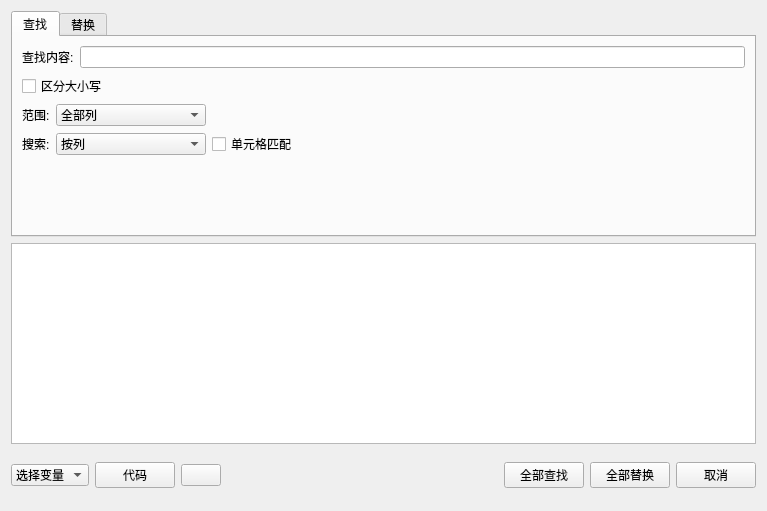
<?xml version="1.0" encoding="UTF-8"?>
<ui version="4.0">
 <class>Form</class>
 <widget class="QWidget" name="Form">
  <property name="geometry">
   <rect>
    <x>0</x>
    <y>0</y>
    <width>767</width>
    <height>511</height>
   </rect>
  </property>
  <property name="maximumSize">
   <size>
    <width>767</width>
    <height>16777215</height>
   </size>
  </property>
  <property name="windowTitle">
   <string>数据-查找和替换</string>
  </property>
  <layout class="QVBoxLayout" name="verticalLayout_13">
   <item>
    <widget class="QTabWidget" name="tabWidget">
     <property name="currentIndex">
      <number>0</number>
     </property>
     <widget class="QWidget" name="tab_3">
      <attribute name="title">
       <string>查找</string>
      </attribute>
      <layout class="QVBoxLayout" name="verticalLayout">
       <item>
        <layout class="QHBoxLayout" name="horizontalLayout_12">
         <item>
          <widget class="QLabel" name="label_3">
           <property name="text">
            <string>查找内容:</string>
           </property>
          </widget>
         </item>
         <item>
          <widget class="QLineEdit" name="lineEdit_find">
           <property name="minimumSize">
            <size>
             <width>150</width>
             <height>0</height>
            </size>
           </property>
          </widget>
         </item>
        </layout>
       </item>
       <item>
        <layout class="QHBoxLayout" name="horizontalLayout_13">
         <item>
          <widget class="QCheckBox" name="checkBox_find_case">
           <property name="text">
            <string>区分大小写</string>
           </property>
          </widget>
         </item>
         <item>
          <spacer name="horizontalSpacer_10">
           <property name="orientation">
            <enum>Qt::Horizontal</enum>
           </property>
           <property name="sizeHint" stdset="0">
            <size>
             <width>40</width>
             <height>20</height>
            </size>
           </property>
          </spacer>
         </item>
        </layout>
       </item>
       <item>
        <layout class="QHBoxLayout" name="horizontalLayout_11">
         <item>
          <widget class="QLabel" name="label_10">
           <property name="text">
            <string>范围:</string>
           </property>
          </widget>
         </item>
         <item>
          <widget class="QComboBox" name="comboBox_find_columns">
           <property name="minimumSize">
            <size>
             <width>150</width>
             <height>0</height>
            </size>
           </property>
           <item>
            <property name="text">
             <string>全部列</string>
            </property>
           </item>
          </widget>
         </item>
         <item>
          <spacer name="horizontalSpacer_9">
           <property name="orientation">
            <enum>Qt::Horizontal</enum>
           </property>
           <property name="sizeHint" stdset="0">
            <size>
             <width>40</width>
             <height>20</height>
            </size>
           </property>
          </spacer>
         </item>
        </layout>
       </item>
       <item>
        <layout class="QHBoxLayout" name="horizontalLayout_10">
         <item>
          <widget class="QLabel" name="label_9">
           <property name="text">
            <string>搜索:</string>
           </property>
          </widget>
         </item>
         <item>
          <widget class="QComboBox" name="comboBox_find_search">
           <property name="minimumSize">
            <size>
             <width>150</width>
             <height>0</height>
            </size>
           </property>
           <item>
            <property name="text">
             <string>按列</string>
            </property>
           </item>
           <item>
            <property name="text">
             <string>按行</string>
            </property>
           </item>
          </widget>
         </item>
         <item>
          <widget class="QCheckBox" name="checkBox_find_cell">
           <property name="text">
            <string>单元格匹配</string>
           </property>
          </widget>
         </item>
         <item>
          <spacer name="horizontalSpacer_7">
           <property name="orientation">
            <enum>Qt::Horizontal</enum>
           </property>
           <property name="sizeHint" stdset="0">
            <size>
             <width>40</width>
             <height>20</height>
            </size>
           </property>
          </spacer>
         </item>
        </layout>
       </item>
       <item>
        <spacer name="verticalSpacer">
         <property name="orientation">
          <enum>Qt::Vertical</enum>
         </property>
         <property name="sizeHint" stdset="0">
          <size>
           <width>20</width>
           <height>40</height>
          </size>
         </property>
        </spacer>
       </item>
      </layout>
     </widget>
     <widget class="QWidget" name="tab_2">
      <attribute name="title">
       <string>替换</string>
      </attribute>
      <layout class="QVBoxLayout" name="verticalLayout_6">
       <item>
        <layout class="QHBoxLayout" name="horizontalLayout_4">
         <item>
          <widget class="QLabel" name="label_2">
           <property name="text">
            <string>查找内容:</string>
           </property>
          </widget>
         </item>
         <item>
          <widget class="QLineEdit" name="lineEdit_replace_find">
           <property name="minimumSize">
            <size>
             <width>150</width>
             <height>0</height>
            </size>
           </property>
          </widget>
         </item>
        </layout>
       </item>
       <item>
        <layout class="QHBoxLayout" name="horizontalLayout_5">
         <item>
          <widget class="QLabel" name="label_5">
           <property name="text">
            <string>替换为:  </string>
           </property>
          </widget>
         </item>
         <item>
          <widget class="QLineEdit" name="lineEdit_replace">
           <property name="minimumSize">
            <size>
             <width>150</width>
             <height>0</height>
            </size>
           </property>
          </widget>
         </item>
        </layout>
       </item>
       <item>
        <layout class="QHBoxLayout" name="horizontalLayout_9">
         <item>
          <widget class="QCheckBox" name="checkBox_replace_case">
           <property name="text">
            <string>区分大小写</string>
           </property>
          </widget>
         </item>
         <item>
          <spacer name="horizontalSpacer_8">
           <property name="orientation">
            <enum>Qt::Horizontal</enum>
           </property>
           <property name="sizeHint" stdset="0">
            <size>
             <width>40</width>
             <height>20</height>
            </size>
           </property>
          </spacer>
         </item>
        </layout>
       </item>
       <item>
        <layout class="QHBoxLayout" name="horizontalLayout_6">
         <item>
          <widget class="QLabel" name="label_6">
           <property name="text">
            <string>范围:</string>
           </property>
          </widget>
         </item>
         <item>
          <widget class="QComboBox" name="comboBox_replace_columns">
           <property name="minimumSize">
            <size>
             <width>150</width>
             <height>0</height>
            </size>
           </property>
           <item>
            <property name="text">
             <string>全部列</string>
            </property>
           </item>
          </widget>
         </item>
         <item>
          <spacer name="horizontalSpacer_5">
           <property name="orientation">
            <enum>Qt::Horizontal</enum>
           </property>
           <property name="sizeHint" stdset="0">
            <size>
             <width>40</width>
             <height>20</height>
            </size>
           </property>
          </spacer>
         </item>
        </layout>
       </item>
       <item>
        <layout class="QHBoxLayout" name="horizontalLayout_7">
         <item>
          <widget class="QLabel" name="label_7">
           <property name="text">
            <string>搜索:</string>
           </property>
          </widget>
         </item>
         <item>
          <widget class="QComboBox" name="comboBox_replace_search">
           <property name="minimumSize">
            <size>
             <width>150</width>
             <height>0</height>
            </size>
           </property>
           <item>
            <property name="text">
             <string>按列</string>
            </property>
           </item>
           <item>
            <property name="text">
             <string>按行</string>
            </property>
           </item>
          </widget>
         </item>
         <item>
          <widget class="QCheckBox" name="checkBox_replace_cell">
           <property name="text">
            <string>单元格匹配</string>
           </property>
          </widget>
         </item>
         <item>
          <spacer name="horizontalSpacer_6">
           <property name="orientation">
            <enum>Qt::Horizontal</enum>
           </property>
           <property name="sizeHint" stdset="0">
            <size>
             <width>40</width>
             <height>20</height>
            </size>
           </property>
          </spacer>
         </item>
        </layout>
       </item>
       <item>
        <spacer name="verticalSpacer_2">
         <property name="orientation">
          <enum>Qt::Vertical</enum>
         </property>
         <property name="sizeHint" stdset="0">
          <size>
           <width>20</width>
           <height>40</height>
          </size>
         </property>
        </spacer>
       </item>
      </layout>
     </widget>
    </widget>
   </item>
   <item>
    <widget class="QTableWidget" name="tableWidget_dataset"/>
   </item>
   <item>
    <widget class="QWidget" name="widget_3" native="true">
     <property name="minimumSize">
      <size>
       <width>0</width>
       <height>50</height>
      </size>
     </property>
     <property name="maximumSize">
      <size>
       <width>16777215</width>
       <height>50</height>
      </size>
     </property>
     <layout class="QVBoxLayout" name="verticalLayout_5">
      <property name="leftMargin">
       <number>0</number>
      </property>
      <property name="topMargin">
       <number>0</number>
      </property>
      <property name="rightMargin">
       <number>0</number>
      </property>
      <property name="bottomMargin">
       <number>0</number>
      </property>
      <item>
       <layout class="QHBoxLayout" name="horizontalLayout_3">
        <item>
         <widget class="QComboBox" name="combo_var_name">
          <item>
           <property name="text">
            <string>选择变量</string>
           </property>
          </item>
         </widget>
        </item>
        <item>
         <widget class="QPushButton" name="pushButton_code">
          <property name="text">
           <string>代码</string>
          </property>
         </widget>
        </item>
        <item>
         <widget class="QPushButton" name="pushButton_help">
          <property name="text">
           <string/>
          </property>
          <property name="icon">
           <iconset>
            <normaloff>:/pyqt/source/images/lc_helpindex.png</normaloff>:/pyqt/source/images/lc_helpindex.png</iconset>
          </property>
         </widget>
        </item>
        <item>
         <spacer name="horizontalSpacer">
          <property name="orientation">
           <enum>Qt::Horizontal</enum>
          </property>
          <property name="sizeHint" stdset="0">
           <size>
            <width>40</width>
            <height>20</height>
           </size>
          </property>
         </spacer>
        </item>
        <item>
         <widget class="QPushButton" name="pushButton_find">
          <property name="text">
           <string>全部查找</string>
          </property>
         </widget>
        </item>
        <item>
         <widget class="QPushButton" name="pushButton_replace">
          <property name="text">
           <string>全部替换</string>
          </property>
         </widget>
        </item>
        <item>
         <widget class="QPushButton" name="pushButton_cancel">
          <property name="text">
           <string>取消</string>
          </property>
         </widget>
        </item>
       </layout>
      </item>
     </layout>
    </widget>
   </item>
  </layout>
 </widget>
 <resources>
  <include location="../pyqtsource.qrc"/>
 </resources>
 <connections/>
</ui>
